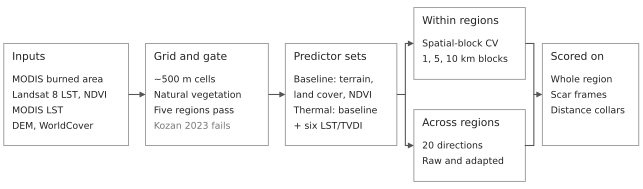

The Python source for this figure:
#!/usr/bin/env python3
"""Figure 2 for the IJWF package: the methods schematic without Methods section numbers.

A copy of paper/figures/fig2_schematic.py, which is left as it is. The IJWF manuscript has unnumbered
headings (CSIRO template), so the small grey section numbers of the shared figure are not drawn and
the boxes are lower by the height of that line. The look, the box texts and the connectors are the
same. The layout check is imported from paper/figures and the style from _style_ijwf.py, which loads
the shared style with the sizes of the publisher's figure guide: 8 pt box titles and 7 pt box lines
(2026-11-11; 9 pt and 8 pt before). Each entry of a box now starts with a capital letter (sentence
case); a line that continues the entry above it keeps its lower case.

Run:  python paper/submissions/ijwf/figures/fig2_schematic.py
Writes fig2_schematic.pdf, .svg and _preview.png next to this file.
"""
import json
import sys
from pathlib import Path

import matplotlib
matplotlib.use("Agg")
import matplotlib.pyplot as plt
from matplotlib.patches import FancyArrowPatch, Rectangle
from matplotlib.path import Path as MplPath

sys.dont_write_bytecode = True                    # nothing is written into paper/figures, not even bytecode
HERE = Path(__file__).resolve().parent
SHARED = HERE.parents[2] / "figures"
sys.path[:0] = [str(HERE), str(SHARED)]
from _layout_check import check as layout_check   # noqa: E402
import _style_ijwf as S                           # noqa: E402

EDGE = "#9A9A9A"
CTRL = "#767676"   # Kozan 2023, as in Fig. 1

caps = (HERE.parent / "text" / "figure_captions.tex").read_text(encoding="utf-8")
cap2 = " ".join(caps[caps.index("fig2_schematic.pdf"):caps.index(r"\label{fig:pipeline}")].split())
assert "Section" not in cap2 and "grey numbers" not in cap2, "the IJWF caption of Fig. 2 still cites sections"

S.apply()
W_MM, H_MM = S.WIDTH_MM, 50.0
fig = plt.figure(figsize=(W_MM * S.MM, H_MM * S.MM))
ax = fig.add_axes([0, 0, 1, 1])
ax.set_xlim(0, W_MM)          # 1 axis unit == 1 mm on the page
ax.set_ylim(0, H_MM)
ax.axis("off")

_boxes = []   # (text_artist, patch_artist, label) for the containment check


def box(x, y, w, h, title, lines, line_colours=None):
    p = Rectangle((x, y), w, h, facecolor="white", edgecolor=EDGE, linewidth=0.7, zorder=1)
    ax.add_patch(p)
    t = ax.text(x + 2.2, y + h - 2.2, title, ha="left", va="top", fontsize=S.FS_BODY, zorder=4)
    _boxes.append((t, p, title))
    yy = y + h - 8.4
    for i, line in enumerate(lines):
        c = (line_colours or {}).get(i, S.INK)
        tl = ax.text(x + 2.2, yy, line, ha="left", va="top", fontsize=S.FS_SMALL, color=c, zorder=4)
        _boxes.append((tl, p, line))
        yy -= 4.1
    return p


def arrow(points):
    ax.add_patch(FancyArrowPatch(path=MplPath([tuple(q) for q in points]), arrowstyle="-|>",
                                 mutation_scale=8, lw=0.8, color=S.MUTED, shrinkA=0, shrinkB=0.6,
                                 joinstyle="miter", capstyle="butt", zorder=2))


C1, C2, C3, C4, C5 = (1, 34), (38.5, 71), (75.5, 105), (109.5, 139), (143.5, 169)
w = lambda c: c[1] - c[0]
MID, UP, LOW = 25.0, 38.5, 11.5          # centre lines of the main row and of the two evaluation boxes
H_MAIN, H_EVAL = 27.0, 19.0

box(C1[0], MID - H_MAIN / 2, w(C1), H_MAIN, "Inputs",
    ["MODIS burned area", "Landsat 8 LST, NDVI", "MODIS LST", "DEM, WorldCover"])
box(C2[0], MID - H_MAIN / 2, w(C2), H_MAIN, "Grid and gate",
    ["~500 m cells", "Natural vegetation", "Five regions pass", "Kozan 2023 fails"], {3: CTRL})
box(C3[0], MID - H_MAIN / 2, w(C3), H_MAIN, "Predictor sets",
    ["Baseline: terrain,", "land cover, NDVI", "Thermal: baseline", "+ six LST/TVDI"])
box(C4[0], UP - H_EVAL / 2, w(C4), H_EVAL, "Within regions", ["Spatial-block CV", "1, 5, 10 km blocks"])
box(C4[0], LOW - H_EVAL / 2, w(C4), H_EVAL, "Across regions", ["20 directions", "Raw and adapted"])
box(C5[0], MID - H_MAIN / 2, w(C5), H_MAIN, "Scored on", ["Whole region", "Scar frames", "Distance collars"])

arrow([(C1[1], MID), (C2[0], MID)])
arrow([(C2[1], MID), (C3[0], MID)])
XS = (C3[1] + C4[0]) / 2
arrow([(C3[1], MID), (XS, MID), (XS, UP), (C4[0], UP)])
arrow([(XS, MID), (XS, LOW), (C4[0], LOW)])
XE = (C4[1] + C5[0]) / 2
arrow([(C4[1], UP), (XE, UP), (XE, MID), (C5[0], MID)])
ax.plot([C4[1], XE, XE], [LOW, LOW, MID], color=S.MUTED, lw=0.8, zorder=2, solid_joinstyle="miter")

problems = layout_check(fig, "Fig. 2 - methods schematic (IJWF)", min_gap_pt=2.0, min_font_pt=S.FS_SMALL,
                        contained=_boxes)
sizes = S.font_sizes(fig)
S.save(fig, HERE, "fig2_schematic")

(HERE / "fig2_provenance.json").write_text(json.dumps({
    "figure": "Fig. 2 - methods schematic, IJWF package",
    "source": "copy of the shared Fig. 2 without the Methods section numbers (headings are unnumbered)",
    "ijwf_changes": "8 pt box titles and 7 pt box lines; sentence case: Natural vegetation, Five regions pass, "
                    "Baseline: terrain, Thermal: baseline, Spatial-block CV, Raw and adapted, Whole region, "
                    "Scar frames, Distance collars",
    "data": "none (schematic)",
    "canvas_mm": [W_MM, H_MM],
    "font_pt": {"body": S.FS_BODY, "minimum": S.FS_SMALL, "used": sizes},
    "layout_check": f"{len(problems)} problems at build time",
    "environment": f"matplotlib {matplotlib.__version__}",
}, indent=1, ensure_ascii=False), encoding="utf-8")
print("fig2 (IJWF) written;", len(problems), "layout problems")
